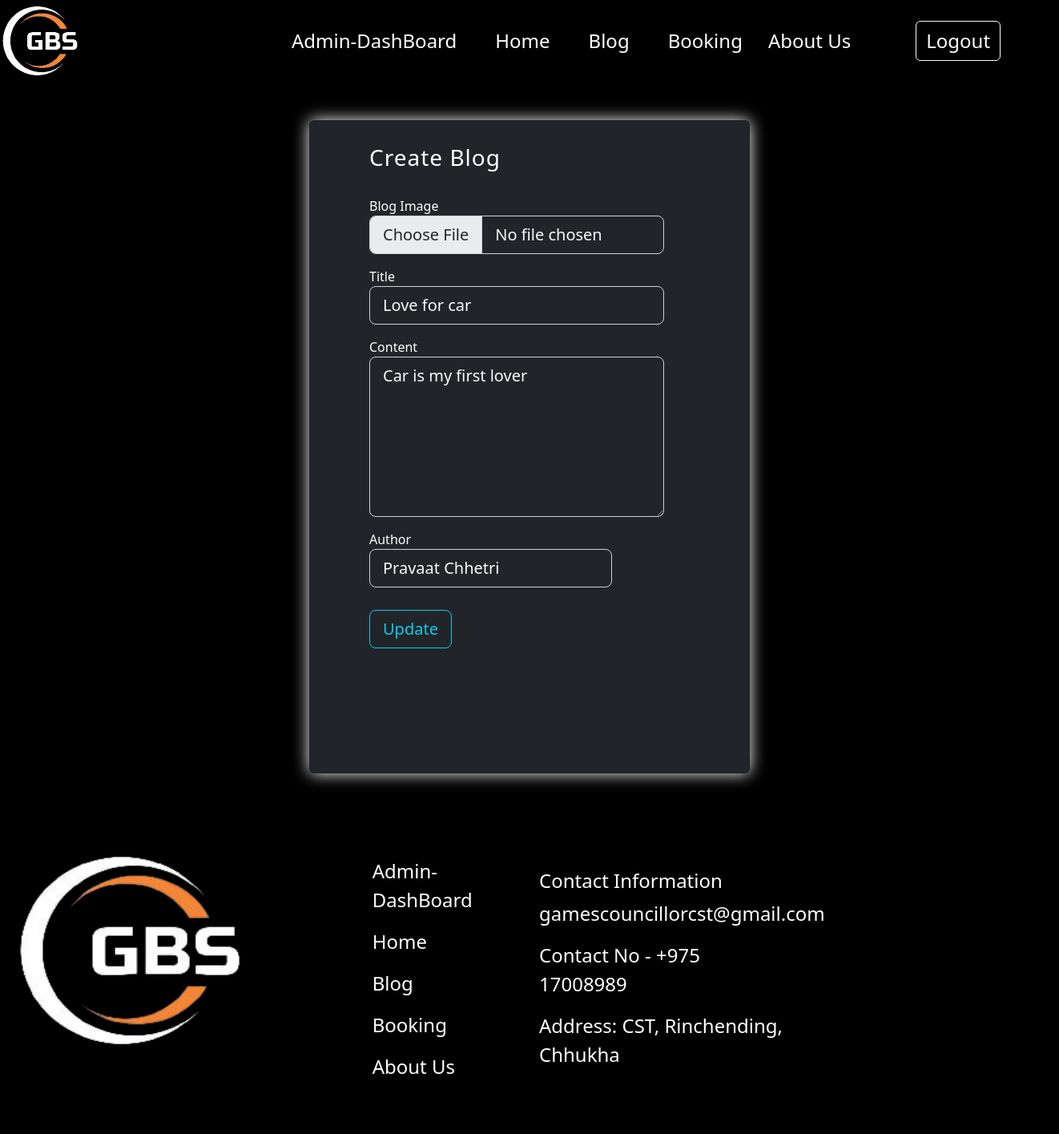
Before: /editBlog/1 (signed in) with the older database file.
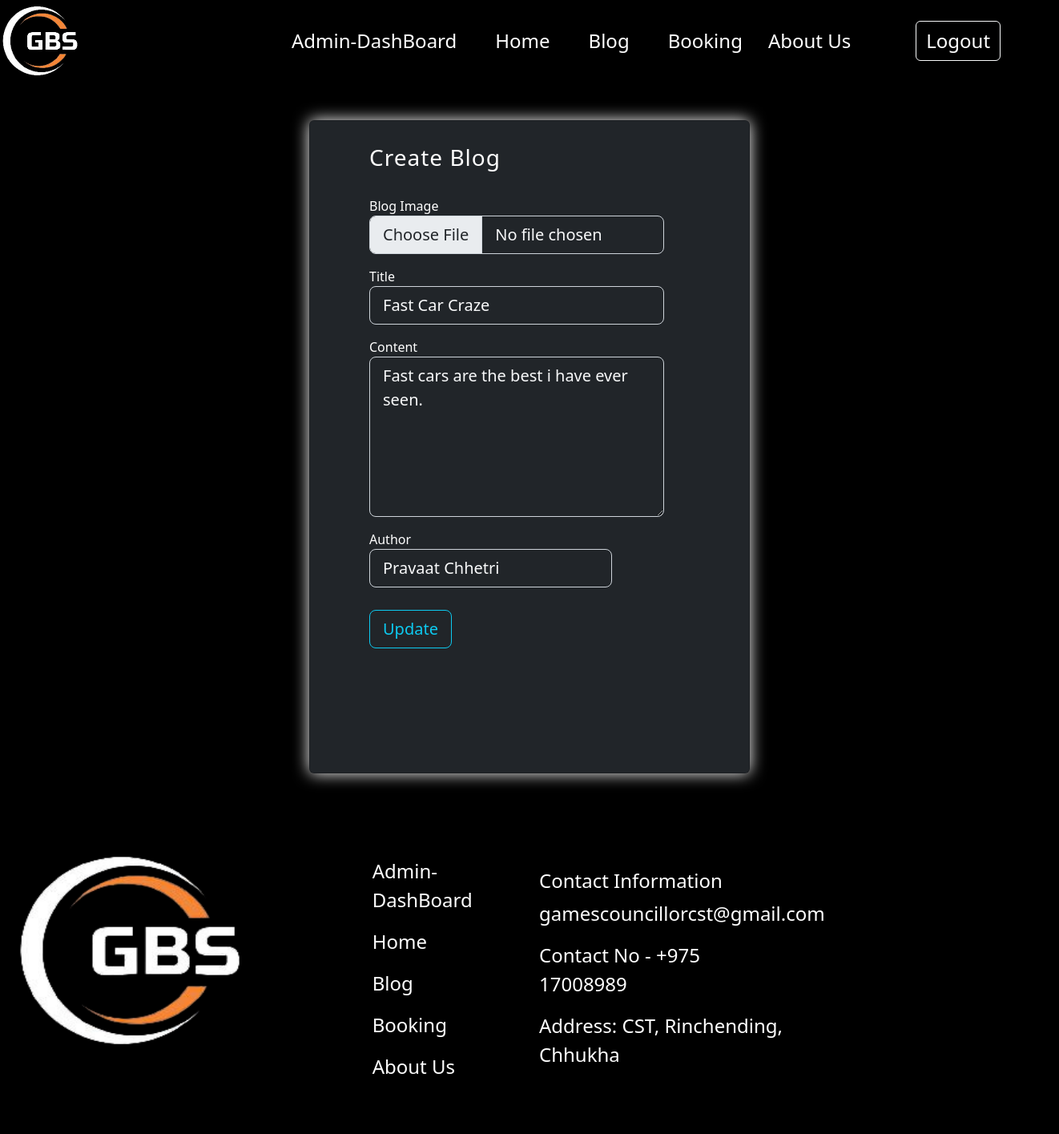
After: the same page with the newer database file.
### models.py (models this page shows, shortened)
class Blogs(db.Model):
    BId = db.Column(db.Integer, primary_key=True, autoincrement=True)
    title = db.Column(db.String(100), nullable=False)
    content = db.Column(db.Text, nullable=False)
    author = db.Column(db.String(100), nullable=False)
    image = db.Column(db.Text, nullable=False)
    mimetype = db.Column(db.Text, nullable=False)
    date_created = db.Column(db.DateTime, nullable=False, default=datetime.utcnow)

### app.py (the view, shortened to what this page needs)
@app.route('/editBlog/<int:id>',methods=['GET','POST'])
def editGivenBlog(id):
    if session['LogAs']=='Admin':
        form=f.BlogForm()
        _blog=Blogs.query.filter_by(BId=id).first()
        b={'blog':form}
        detail={'b':b,'bb':_blog}
        return render_template('editGivenBlog.html',data={'role_status': session['LogAs']},detail=detail)
    else:
        return redirect(url_for('login'))

### forms.py
class BlogForm(FlaskForm):
    upload = FileField('Blog Image', validators=[
        FileRequired(),
        FileAllowed(['jpg', 'png'], 'Images only!')
    ])
    title = StringField('Title', validators=[DataRequired()])
    content = TextAreaField('Content')
    author = StringField('Author', validators=[DataRequired()])
    submit = SubmitField('Create Blog')

### templates/editGivenBlog.html (shortened to what this page needs)
{%extends 'index.html' %}
{%block content%}
<div class="card bg-dark mx-auto my-5 py-5" style="width: 550px; box-shadow: 0 0 20px white;">
    <section class="">
      <div class="container col-12">
        <div class="row mx-auto">
          <div class="col-12 mx-auto my-4  text-black">
            <div class="d-flex align-items-center h-custom-2 mx-auto mt-3" style="width: 400px;">
              <form class="text-start" method="post" enctype="multipart/form-data" style="width: 23rem;">
                <h3 class="fw-normal mb-3 pb-3" style="letter-spacing: 1px;">Create Blog</h3>
                <div class="form-outline mb-3">
                  {{detail.b.blog.upload.label}}
                  {{detail.b.blog.upload(class="form-control bg-dark text-light form-control-lg")}}
                </div>
                <div class="form-outline mb-3">
                  {{detail.b.blog.title.label}}
                  {{detail.b.blog.title(class="form-control bg-dark text-light form-control-lg",value=detail.bb.title)}}
                </div>
                <div class="form-outline mb-3">
                    {{detail.b.blog.content.label}}
                    {% set f = detail.b.blog.content.process_data(detail.bb.content) %}
                    {{detail.b.blog.content(class="form-control bg-dark text-light form-control-lg" ,style="height: 200px")}}
                </div>
                <div class="row mb-3">
                  <div class="col-10">
                    <div class="form-outline">
                      {{detail.b.blog.author.label}}
                      {{detail.b.blog.author(class="form-control bg-dark text-light form-control-lg",value=detail.bb.author)}}
                    </div>
                  </div>
                </div>
                <div class="pt-1 mt-4 mb-4 text-start">
                  {{detail.b.blog.submit(class="btn btn-outline-info btn-lg btn-block",value='Update')}}
                </div>
              </form>
            </div>
          </div>
        </div>
      </div>
    </section>
  </div>
{%endblock%}

Changed rows visible on the page:
changed Blogs "Pravaat Chhetri": title "Love for car" → "Fast Car Craze"; content "Car is my first lover" → "Fast cars are the best i have ever seen."
